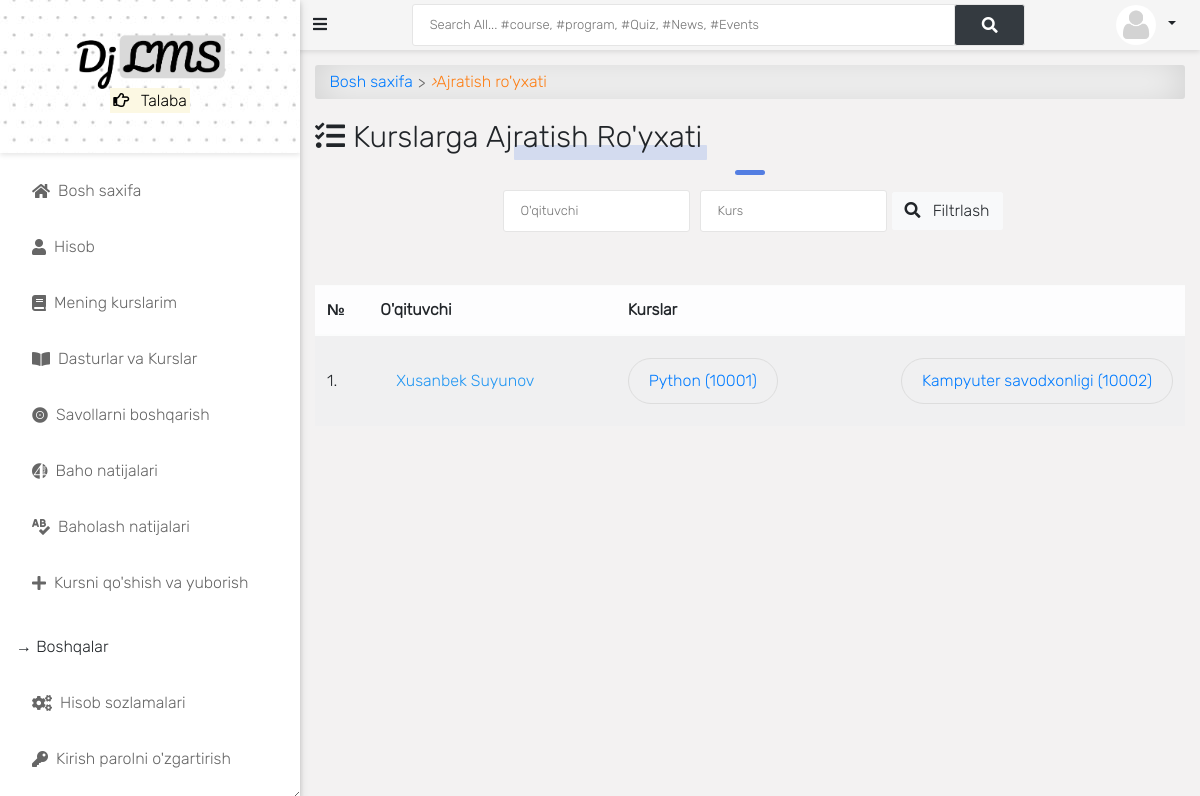
/programs/course/allocated/ (signed in), run on the app's committed database.
### accounts/models.py (models this page shows, shortened)
class User(AbstractUser):
    is_student = models.BooleanField(default=False)
    is_lecturer = models.BooleanField(default=False)
    is_parent = models.BooleanField(default=False)
    is_dep_head = models.BooleanField(default=False)
    phone = models.CharField(max_length=60, blank=True, null=True)
    address = models.CharField(max_length=60, blank=True, null=True)
    picture = models.ImageField(upload_to='profile_pictures/%y/%m/%d/', default='default.png', null=True)
    email = models.EmailField(blank=True, null=True)
    username_validator = ASCIIUsernameValidator()
    objects = UserManager()
    @property
    def get_full_name(self):
        full_name = self.username
        if self.first_name and self.last_name:
            full_name = self.first_name + " " + self.last_name
        return full_name
    @property
    def get_user_role(self):
        if self.is_superuser:
            return "Boshliq"
        elif self.is_student:
            return "Talaba"
        elif self.is_lecturer:
            return "Ustoz"
        elif self.is_parent:
            return "Ota-ona"
    def get_absolute_url(self):
        return reverse('profile_single', kwargs={'id': self.id})

### course/models.py (models this page shows, shortened)
class CourseAllocation(models.Model):
    lecturer = models.ForeignKey(settings.AUTH_USER_MODEL, on_delete=models.CASCADE, related_name='allocated_lecturer')
    courses = models.ManyToManyField(Course, related_name='allocated_course')
    session = models.ForeignKey("app.Session", on_delete=models.CASCADE, blank=True, null=True)

class Course(models.Model):
    slug = models.SlugField(blank=True, unique=True)
    title = models.CharField(max_length=200, null=True)
    code = models.CharField(max_length=200, unique=True, null=True)
    credit = models.IntegerField(null=True, default=0)
    summary = models.TextField(max_length=200, blank=True, null=True)
    program = models.ForeignKey(Program, on_delete=models.CASCADE)
    level = models.CharField(max_length=25, choices=LEVEL, null=True)
    year = models.IntegerField(choices=YEARS, default=0)
    semester = models.CharField(choices=SEMESTER, max_length=200)
    is_elective = models.BooleanField(default=False, blank=True, null=True)
    objects = CourseManager()
    def __str__(self):
        return "{0} ({1})".format(self.title, self.code)
    def get_absolute_url(self):
        return reverse('course_detail', kwargs={'slug': self.slug})

### course/views.py (the view)
# urls.py: path('course/allocated/', course_allocation_view, name='course_allocation_view'),
@login_required
def course_allocation_view(request):
    allocated_courses = CourseAllocation.objects.all()
    return render(request, 'course/course_allocation_view.html', {
        'title': "Course Allocations | DjangoSMS",
        "allocated_courses": allocated_courses
    })

### templates/course/course_allocation_view.html (shortened to what this page needs)
{% extends 'base.html' %}
{% block content %}
<div id="input-nav"><a href="{% url 'home' %}" class="primary1">Bosh saxifa</a> <i>&rsaquo;</i> Ajratish ro'yxati</div>
<div class="title-1"><i class="fas fa-tasks"></i>Kurslarga ajratish ro'yxati</div>
<div class="title-line"></div>
<div class="content-center">
    <form class="search-form" action="" method="POST">{% csrf_token %}
        <input class="au-input" type="text" name="lecturer" placeholder="O'qituvchi" value="{{ request.GET.lecturer }}"/>
        <input class="au-input" type="text" name="course" placeholder="Kurs" value="{{ request.GET.course }}"/>
        <button class="btn btn-light" type="submit">
            <i class="fas fa-search"></i> Filtrlash
        </button>
    </form>
</div>
<div class="table-responsive table-shadow p-0 mt-5">
    <table class="table table-light table-striped">
        <thead>
            <tr>
                <th>№</th>
                <th>O'qituvchi</th>
                <th>Kurslar</th>
            </tr>
        </thead>
        {% for course in allocated_courses %}
        <tbody>
            <tr>
                <td> {{ forloop.counter }}.</td>
                <td><a href="{{ course.lecturer.get_absolute_url }}">{{ course.lecturer.get_full_name }}</a></td>
                <td><div class="flex">{% for i in course.courses.all %}
                        <div class="flex"><a class="edit-btn" href="{{ i.get_absolute_url }}">{{ i }}</a></div>
                    {% endfor %}</div>
                </td>
            </tr>
        {% endfor %}
    </table>
</div>
{% endblock content %}

### templates/aside.html (shortened to what this page needs)
{% load static %}
<div id="side-nav">
  <div class="main-menu">
    <div
      class="top-side text-center py-4"
      style="background-image: url({% static '/img/dotted.jpg' %})"
    >
      <img
        src="{% static 'img/logo.png' %}"
        width="150px"
        alt="Student LMS"
      />
      <p class="text-orange">
        <mark>
          <i class="far fa-hand-point-right"></i>
          {{ request.user.get_user_role }}
        </mark>
      </p>
    </div>
    {% url 'home' as hom %} {% url 'dashboard' as dash %}
    <ul>
      <li class="{% if request.path == hom %}active{% endif %}">
        <a href="{% url 'home' %}"><i class="fas fa-home"></i>Bosh saxifa</a>
      </li>
      <li class="{% if request.path == prof %}active{% endif %}">
        <a href="{% url 'edit_profile' %}"><i class="fas fa-user"></i>Hisob</a>
      </li>
       {% if request.user.is_lecturer or request.user.is_student %}
      <li class="{% if request.path == ucl %}active{% endif %}">
        <a href="{% url 'user_course_list' %}"
          ><i class="fas fa-book"></i>Mening kurslarim</a
        >
      </li>
      {% endif %}
      <li class="{% if request.path == pro %}active{% endif %}">
        <a href="{% url 'programs' %}"
          ><i class="fas fa-book-open"></i>Dasturlar va Kurslar</a
        >
      </li>
       {% if request.user.is_student %}
      <li class="{% if request.path == qpr %}active{% endif %}">
        <a href="{% url 'quiz_progress' %}"
          ><i class="fas fa-record-vinyl"></i>Savollarni boshqarish</a
        >
      </li>
      <li class="{% if request.path == vr %}active{% endif %}">
        <a href="{% url 'grade_results' %}"
          ><i class="fab fa-page4"></i>Baho natijalari</a
        >
      </li>
      <li class="{% if request.path == ar %}active{% endif %}">
        <a href="{% url 'ass_results' %}"
          ><i class="fa fa-spell-check"></i>Baholash natijalari</a
        >
      </li>
      <li class="{% if request.path == cr %}active{% endif %}">
        <a href="{% url 'course_registration' %}"
          ><i class="fas fa-plus"></i>Kursni qo'shish va yuborish</a
        >
      </li>
      {% endif %}
      <br />
      <p class="ml-3">&RightArrow; Boshqalar</p>
      <li class="{% if request.path == ep %}active{% endif %}">
        <a href="{% url 'edit_profile' %}"
          ><i class="fas fa-cogs"></i>Hisob sozlamalari</a
        >
      </li>
      <li class="{% if request.path == cp %}active{% endif %}">
        <a href="{% url 'change_password' %}"
          ><i class="fas fa-key"></i>Kirish parolni o'zgartirish</a
        >
      </li>
    </ul>
  </div>
</div>

### templates/navbar.html (shortened to what this page needs)
<div id="top-navbar">
	<div class="container">
		<div class="nav-wrapper">
			<div class="toggle-btn" onclick="toggleSidebar()">
				<i class="fas fa-bars"></i>
			</div>
			<form class="form-header" action="{% url 'query' %}" method="GET">
				<input id="primary-search" class="au-input au-input--xl" type="text" name="q" value="{{ request.GET.q }}"
					placeholder="Search All... #course, #program, #Quiz, #News, #Events" required />
				<button class="au-btn--submit" type="submit">
					<i class="fas fa-search"></i>
				</button>
			</form>
			<div class="dropdown">
				<button class="btn btn-sm dropdown-toggle" type="button" id="dropdownMenuButton" data-toggle="dropdown"
					aria-haspopup="true" aria-expanded="false">
					<img class="profile-pic" src="{{ request.user.picture.url }}">
				</button>
			</div>
		</div>
	</div>
</div>

### static/css/all.css (style rules this page uses)
.fa, .fas, .far, .fal, .fad, .fab { -moz-osx-font-smoothing: grayscale; -webkit-font-smoothing: antialiased; display: inline-block; font-style: normal; font-variant: normal; text-rendering: auto; line-height: 1; }
.fa-bars:before { content: "\f0c9"; }
.fa-book:before { content: "\f02d"; }
.fa-book-open:before { content: "\f518"; }
.fa-cogs:before { content: "\f085"; }
.fa-hand-point-right:before { content: "\f0a4"; }
.fa-home:before { content: "\f015"; }
.fa-key:before { content: "\f084"; }
.fa-page4:before { content: "\f3d7"; }
.fa-plus:before { content: "\f067"; }
.fa-record-vinyl:before { content: "\f8d9"; }
.fa-search:before { content: "\f002"; }
.fa-spell-check:before { content: "\f891"; }
.fa-tasks:before { content: "\f0ae"; }
.fa-user:before { content: "\f007"; }
.fab { font-family: 'Font Awesome 5 Brands'; font-weight: 400; }
.far { font-family: 'Font Awesome 5 Free'; font-weight: 400; }
.fa, .fas { font-family: 'Font Awesome 5 Free'; font-weight: 900; }

### templates/aside.html (style rules this page uses)
.top-side { background-size: cover; background-position: top center; }

### data on the page
User: user.get_user_role "Talaba", user.picture (placeholder picture)
CourseAllocation: lecturer.get_full_name "Xusanbek Suyunov"
Course: title+code "Python (10001)"
Course: title+code "Kampyuter savodxonligi (10002)"
